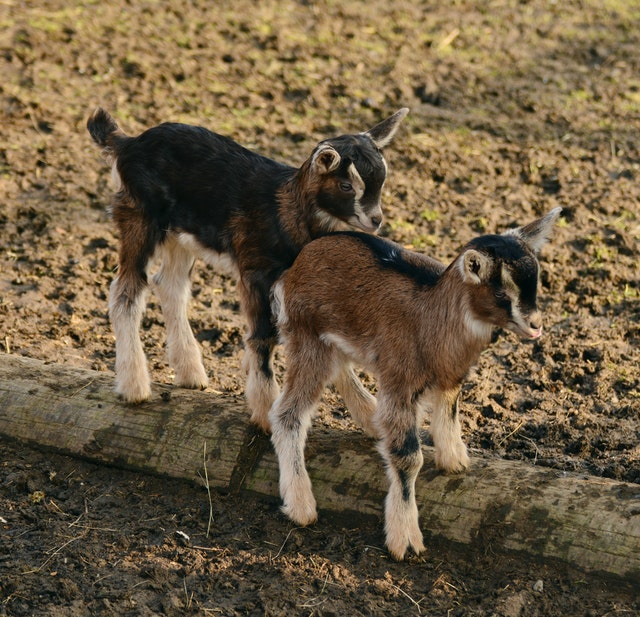
#> input picture baby-goat.jpg, 640 x 617 px, given in place of the camera
$ python contours-crashed.py   (older library calls are emulated)
#> lines starting #> are read from the running program, lines starting #| are printed output that depends on the picture; after the words box and inside, x2 and y2 are one past the last pixel; in counts of white or black regions, pixels touching at a corner belong together
# -*- coding: utf-8 -*-
"""
Created on Thu Jul 21 11:05:27 2022

@author: enyasdiman
"""

import cv2
import numpy as np

cap = cv2.VideoCapture(0)

while True:
    _, frame = cap.read()
#> frame is the input picture: shape (617, 640, 3); mean B, G, R 67.3, 93.6, 110.4
    blurred_frame = cv2.GaussianBlur(frame, (5,5), 0)
    hsv = cv2.cvtColor(blurred_frame, cv2.COLOR_BGR2HSV)
#> hsv: shape (617, 640, 3); mean H, S, V 22.2, 97.7, 110.7

    lower_blue = np.array([38, 86, 0])
    upper_blue = np.array([121, 255, 255])
    mask = cv2.inRange(hsv, lower_blue, upper_blue)
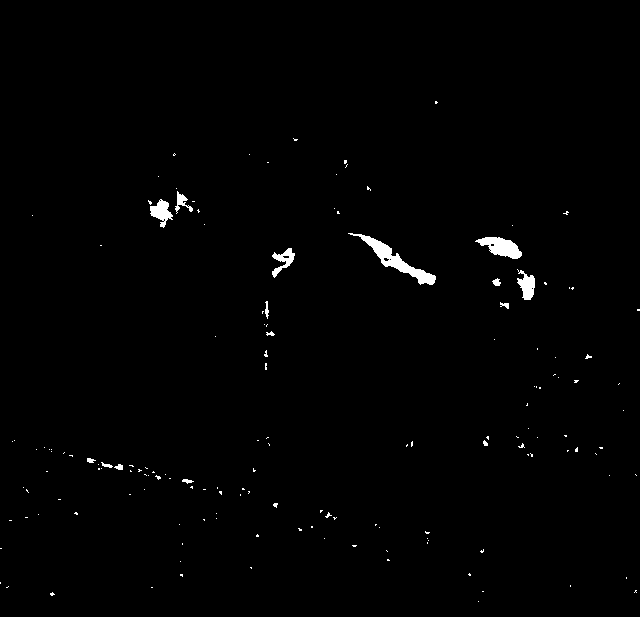
#> mask: shape (617, 640); 0.89% white; 155 white regions (140 under 20 px)

    _, contours, _ = cv2.findContours(mask, cv2.RETR_TREE, cv2.CHAIN_APPROX_NONE)
#> contours = 165 contours, 153 with area under 20; largest, box (x1, y1, x2, y2) and area: (348, 233, 436, 285) 858, (475, 237, 522, 259) 535, (150, 199, 173, 228) 300, (517, 269, 535, 300) 283, (272, 248, 295, 278) 243

    for contour in contours:
        area = cv2.contourArea(contour)

        if area > 1000:
            cv2.drawContours(frame, contour, -1, (0,255,0), 3)
#> this loop made 165 passes
#> area on pass 54: 21.5

    cv2.imshow("Frame", frame)
    cv2.imshow("Mask", mask)

    key = cv2.waitKey(1)
#> (key Esc is pressed here)
    if key == 27:
        break

cap.release()
cv2.destroyAllWindows()
